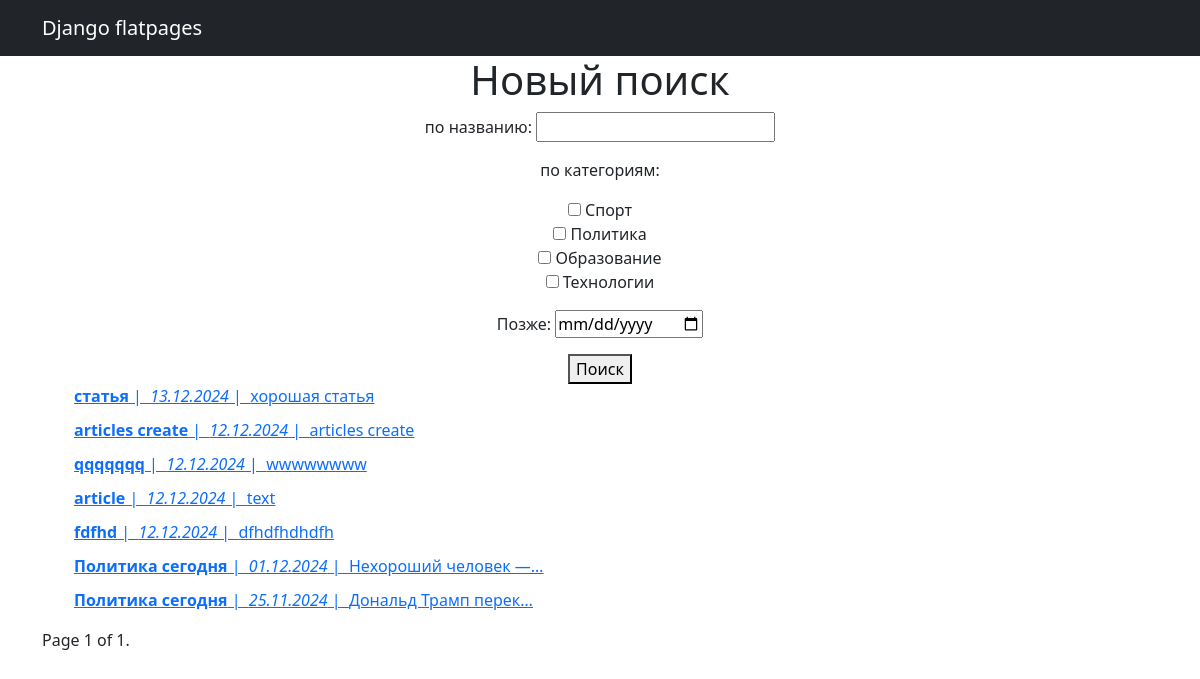
Screenshot of /articles/search/ with the database file from the repository.
### newsapp/models.py (models this page shows, shortened)
class Post(models.Model):
    ARTICLE = 'статья'
    NEWS = 'новость'
    POST_TYPES = [
        (ARTICLE, 'Статья'),
        (NEWS, 'Новость'),
    ]
    author = models.ForeignKey(Author, on_delete=models.CASCADE)
    post_type = models.CharField(max_length=20, choices=POST_TYPES)
    created_at = models.DateTimeField(auto_now_add=True)
    categories = models.ManyToManyField(Category, through='PostCategory')
    title = models.CharField(max_length=255)
    text = models.TextField()
    rating = models.IntegerField(default=0)

### newsapp/views.py (the view)
# urls.py: path('articles/search/', views.articles_search, name='article_search'),
def articles_search(request):
    queryset = Post.objects.filter(post_type=Post.ARTICLE).order_by('-created_at')
    post_filter = News_filters(request.GET, queryset=queryset)
    paginator = Paginator(post_filter.qs, 10)
    page_number = request.GET.get('page')
    page_obj = paginator.get_page(page_number)
    return render(request, 'article_search.html', {'page_obj': page_obj, 'filter': post_filter})

### newsapp/models.py (called while the page is built)
    def __str__(self):
        return self.name

### newsapp/templatetags/censor.py (called while the page is built)
@register.filter
def censor(value):
    bad_words = ['редиска', 'фуфло']
    for word in bad_words:
        value = value.replace(word, '*' * len(word))
    return value

### templates/article_search.html (shortened to what this page needs)
{% extends 'flatpages/default.html' %}
{% load censor %}
{% block content %}
    <h1>Новый поиск</h1>
    <form method="get">
        {{ filter.form.as_p }}
        <button type="submit">Поиск</button>
    </form>
    <ul>
        {% for post in page_obj %}
            <div style="display: flex; align-items: center; margin-bottom: 10px;">
                <a href="{% url 'articles_detail' post.id %}">
                    <strong>{{ post.title|censor }}</strong>&nbsp;|&nbsp;
                    <em>{{ post.created_at|date:"d.m.Y" }}</em>&nbsp;|&nbsp;
                    <span>{{ post.text|censor|truncatechars:20 }}</span>
                </a>
            </div>
        {% endfor %}
    </ul>
    <div class="pagination">
        <span class="step-links">
            <span class="current">
                Page {{ page_obj.number }} of {{ page_obj.paginator.num_pages }}.
            </span>
        </span>
    </div>
{% endblock %}

### rows the page displays
Post: title|censor "статья", created_at "13.12.2024", text|censor "хорошая статья"
Post: title|censor "articles create", created_at "12.12.2024", text|censor "articles create"
Post: title|censor "qqqqqqq", created_at "12.12.2024", text|censor "wwwwwwww"
Post: title|censor "article", created_at "12.12.2024", text|censor "text"
Post: title|censor "fdfhd", created_at "12.12.2024", text|censor "dfhdfhdhdfh"
Post: title|censor "Политика сегодня", created_at "01.12.2024", text|censor "Нехороший человек —…"
Post: title|censor "Политика сегодня", created_at "25.11.2024", text|censor "Дональд Трамп перек…"

### other values shown
{{ page_obj.number }} "1"
{{ page_obj.paginator.num_pages }} "1"
